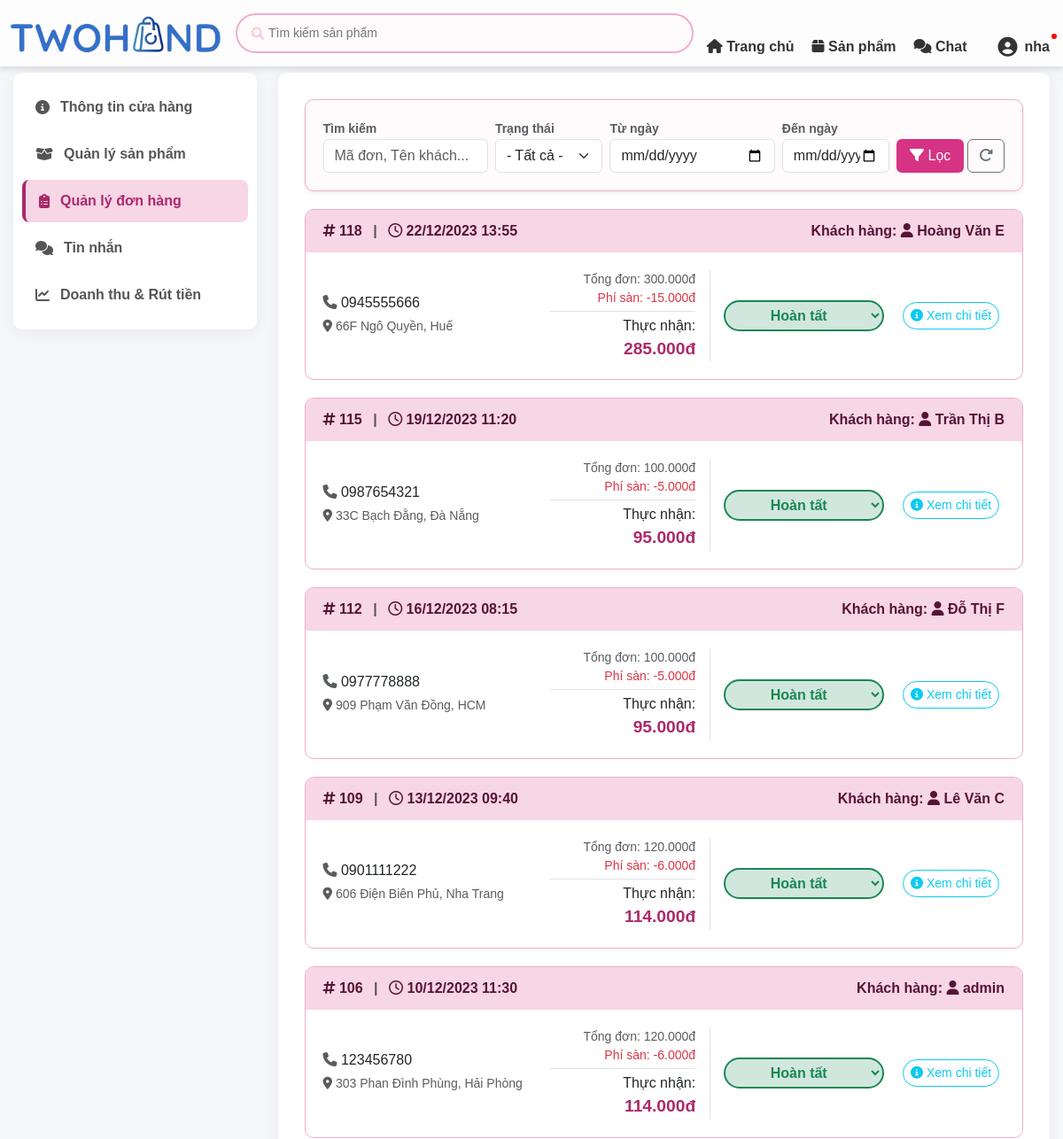
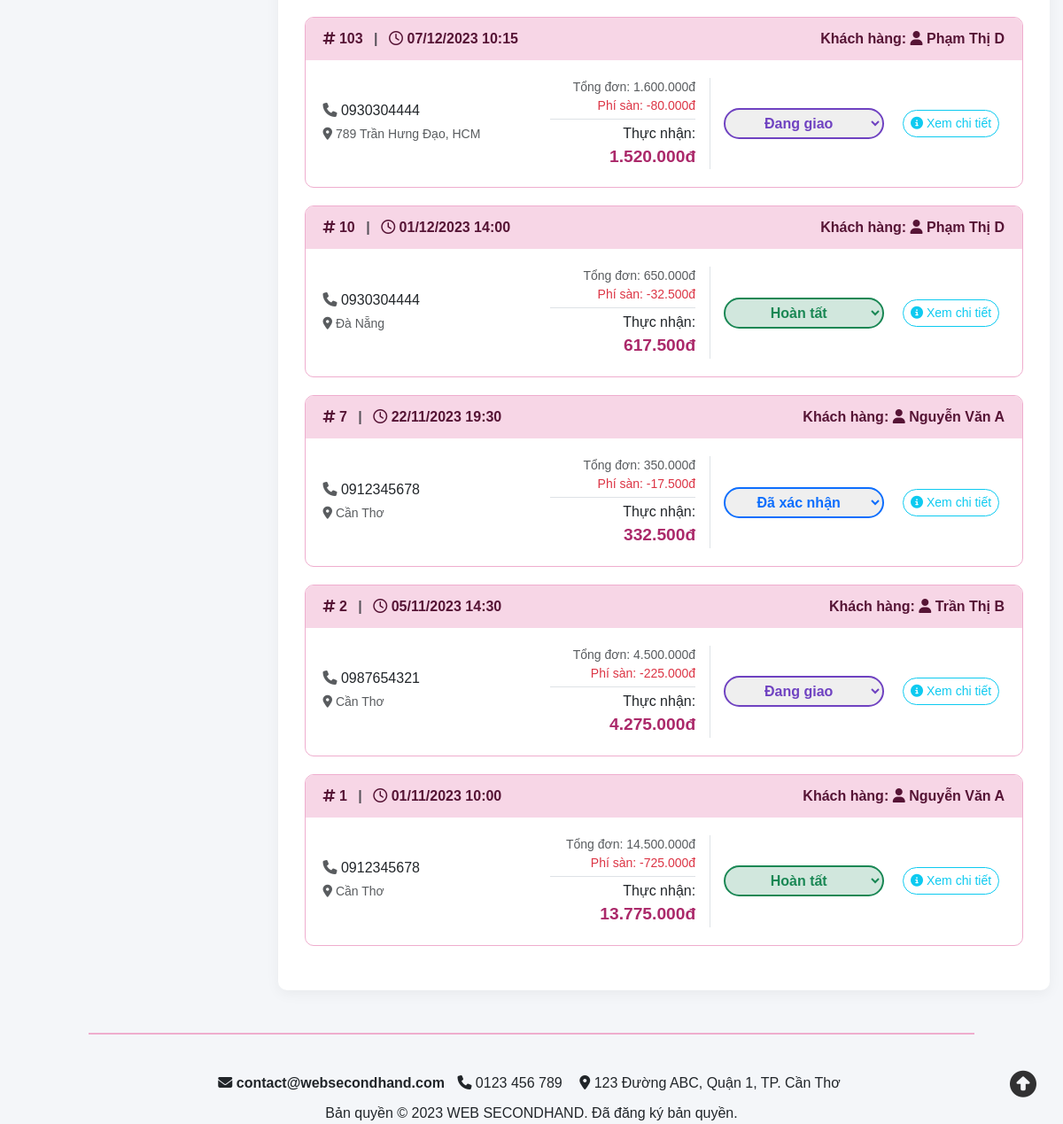
The app's page /seller/controllers/sellerDonHangController.php (signed in) with its own data (2 pictures, top to bottom).
### tables this page shows
CREATE TABLE DonHang ( 
    MaDH INT(10) PRIMARY KEY AUTO_INCREMENT,
    IdTaiKhoan INT(10), 
    IdNguoiBan INT(10) NOT NULL, 
    NgayDat DATETIME DEFAULT CURRENT_TIMESTAMP,
    DiaChiGiao VARCHAR(255),
    TongTien DECIMAL(10) UNSIGNED,
    TrangThai ENUM('Chờ xử lý', 'Đã xác nhận', 'Đang giao', 'Hoàn tất', 'Đã hủy') DEFAULT 'Chờ xử lý',
    TrangThaiThanhToan ENUM('ChuaThanhToan', 'DaThanhToan', 'ChoHoanTien') DEFAULT 'ChuaThanhToan', 
    GhiChu TEXT,
    NgaySua DATETIME DEFAULT CURRENT_TIMESTAMP ON UPDATE CURRENT_TIMESTAMP,
    PhiSan DECIMAL(10,2) DEFAULT 0, 
    TienNguoiBanNhan DECIMAL(10,2) DEFAULT 0, 
    FOREIGN KEY (IdTaiKhoan) REFERENCES TaiKhoan(IdTaiKhoan) ON DELETE CASCADE ON UPDATE CASCADE,
    FOREIGN KEY (IdNguoiBan) REFERENCES TaiKhoan(IdTaiKhoan)
);

CREATE TABLE TaiKhoan ( 
    IdTaiKhoan INT(10) PRIMARY KEY AUTO_INCREMENT, 
    TenTK VARCHAR(100) NOT NULL,
    Email VARCHAR(100) NOT NULL UNIQUE,
    Sdt VARCHAR(10) NOT NULL, 
    MatKhau VARCHAR(255) NOT NULL, 
    VaiTro TINYINT DEFAULT 0 CHECK (VaiTro IN (0,1)), 
    IdGoogle VARCHAR(255) DEFAULT NULL, 
    TrangThaiBanHang ENUM('ChuaKichHoat','DangHoatDong','BiKhoa') DEFAULT 'ChuaKichHoat', 
    Avatar VARCHAR(255) DEFAULT NULL,
    ThoiGianTao DATETIME NOT NULL DEFAULT CURRENT_TIMESTAMP,
    DiemViPham INT DEFAULT 0,
    ViDo DECIMAL(10, 8) NULL COMMENT 'Latitude - Vĩ độ của Người Mua',
    KinhDo DECIMAL(11, 8) NULL COMMENT 'Longitude - Kinh độ của Người Mua',
    HanKhoaTaiKhoan DATETIME DEFAULT NULL
);

### seller/controllers/sellerDonHangController.php (called while the page is built, shortened)
<?php
require_once __DIR__ . '/../../includes/ketnoi.php';
require_once __DIR__ . '/../models/sellerDonHangModel.php';
$idNguoiBan = $_SESSION['IdTaiKhoan'];
$model = new SellerDonHangModel($conn);
$keyword = $_GET['search'] ?? '';
$filter_status = $_GET['status'] ?? '';
$tuNgay = $_GET['tungay'] ?? '';
$denNgay = $_GET['denngay'] ?? '';
$limit = 10;
$page = isset($_GET['page']) ? (int)$_GET['page'] : 1;
$offset = ($page - 1) * $limit;
$total_records = $model->countDonHang($idNguoiBan, $keyword, $filter_status, $tuNgay, $denNgay);
$dsDonHang = $model->getDanhSachDonHang($idNguoiBan, $keyword, $filter_status, $tuNgay, $denNgay, $limit, $offset);
include_once __DIR__ . '/../views/sellerQuanLyDonHang.php';

### seller/models/sellerDonHangModel.php (called while the page is built, shortened)
<?php
class SellerDonHangModel
{
    private $conn;
    public function __construct($conn)
    {
        $this->conn = $conn;
    }
    public function countDonHang($idNguoiBan, $keyword, $trangThai, $tuNgay, $denNgay)
    {
        $sql = "SELECT COUNT(*) as total FROM DonHang dh JOIN TaiKhoan tk ON dh.IdTaiKhoan = tk.IdTaiKhoan WHERE dh.IdNguoiBan = ?";
        $params = [$idNguoiBan];
        $types = "i";
        $stmt = $this->conn->prepare($sql);
        if (!empty($types)) $stmt->bind_param($types, ...$params);
        $stmt->execute();
        return $stmt->get_result()->fetch_assoc()['total'];
    }
    public function getDanhSachDonHang($idNguoiBan, $keyword, $trangThai, $tuNgay, $denNgay, $limit, $offset)
    {
        $sql = "SELECT dh.*, tk.TenTK as NguoiMua, tk.Sdt
                FROM DonHang dh JOIN TaiKhoan tk ON dh.IdTaiKhoan = tk.IdTaiKhoan
                WHERE dh.IdNguoiBan = ?";
        $params = [$idNguoiBan];
        $types = "i";
        $sql .= " ORDER BY dh.NgayDat DESC LIMIT ? OFFSET ?";
        $params[] = $limit;
        $params[] = $offset;
        $types .= "ii";
        $stmt = $this->conn->prepare($sql);
        if (!empty($types)) $stmt->bind_param($types, ...$params);
        $stmt->execute();
        return $stmt->get_result()->fetch_all(MYSQLI_ASSOC);
    }
}

### seller/views/sellerQuanLyDonHang.php (the view, shortened to what this page needs)
<!DOCTYPE html>
<html lang="vi">
<head>
    <link rel="stylesheet" href="https://cdnjs.cloudflare.com/ajax/libs/font-awesome/6.4.0/css/all.min.css">
    <link href="../../assets/css/bootstrap/bootstrap.css" rel="stylesheet">
    <link href="../../assets/css/header.css" rel="stylesheet">
    <link href="../../assets/css/color.css" rel="stylesheet">
</head>
<body>
    <?php include '../../includes/header.php'; ?>
    <div class="toast-container position-fixed top-0 end-0 p-3">
    </div>
    <div class="seller-wrapper mt-4 mb-5">
        <h3 class="mb-4 text-secondary text-center"><i class="fa-solid fa-shop"></i> KÊNH NGƯỜI BÁN</h3>
        <div class="row">
            <div class="col-md-3 mb-4">
                <div class="seller-sidebar">
                    <a href="sellerThongTinController.php"><i class="fa-solid fa-circle-info"></i> Thông tin cửa hàng</a>
                    <a href="sellerSanPhamController.php"><i class="fa-solid fa-box-open"></i> Quản lý sản phẩm</a>
                    <a href="sellerDonHangController.php" class="active"><i class="fa-solid fa-clipboard-list"></i> Quản lý đơn hàng</a>
                    <a href="sellerChatController.php">
                        <i class="fa-solid fa-comments"></i> Tin nhắn
                    </a>
                    <a href="sellerDoanhThuController.php"><i class="fa-solid fa-chart-line"></i> Doanh thu & Rút tiền</a>
                </div>
            </div>
            <div class="col-md-9">
                <div class="seller-content-box">
                    <div class="filter-box shadow-sm">
                        <form method="GET" class="row gx-2 gy-2 align-items-end">
                            <div class="col-md-3">
                                <label class="fw-bold text-muted small">Tìm kiếm</label>
                                <input type="text" name="search" class="form-control" placeholder="Mã đơn, Tên khách..." value="<?= htmlspecialchars($keyword) ?>">
                            </div>
                            <div class="col-md-2">
                                <label class="fw-bold text-muted small">Trạng thái</label>
                                <select name="status" class="form-select">
                                    <option value="">- Tất cả -</option>
                                </select>
                            </div>
                            <div class="col-md-3">
                                <label class="fw-bold text-muted small">Từ ngày</label>
                                <input type="date" name="tungay" class="form-control" value="<?= $tuNgay ?>">
                            </div>
                            <div class="col-md-2">
                                <label class="fw-bold text-muted small">Đến ngày</label>
                                <input type="date" name="denngay" class="form-control" value="<?= $denNgay ?>">
                            </div>
                            <div class="col-md-2 d-flex gap-1">
                                <button type="submit" class="btn text-white w-100" style="background: var(--bs-pink-500);"><i class="fa-solid fa-filter"></i> Lọc</button>
                                <a href="sellerDonHangController.php" class="btn btn-outline-secondary"><i class="fa-solid fa-rotate-right"></i></a>
                            </div>
                        </form>
                    </div>
                    <div class="order-list">
                        <?php if (empty($dsDonHang)): ?>
                            <div class="text-center py-5">
                                <i class="fa-regular fa-folder-open fa-3x text-muted mb-3"></i>
                                <p class="text-muted">Không tìm thấy đơn hàng nào phù hợp.</p>
                            </div>
                        <?php else: ?>
                            <?php foreach ($dsDonHang as $dh): ?>
                                <div class="order-card">
                                    <div class="order-header">
                                        <div><i class="fa-solid fa-hashtag"></i> <strong><?= $dh['MaDH'] ?></strong> <span class="mx-2 text-muted">|</span> <i class="fa-regular fa-clock"></i> <?= date('d/m/Y H:i', strtotime($dh['NgayDat'])) ?></div>
                                        <div>Khách hàng: <strong><i class="fa-solid fa-user"></i> <?= htmlspecialchars($dh['NguoiMua']) ?></strong></div>
                                    </div>
                                    <div class="order-body">
                                        <div>
                                            <p class="mb-1"><i class="fa-solid fa-phone text-muted"></i> <?= htmlspecialchars($dh['Sdt']) ?></p>
                                            <p class="mb-1 small text-muted"><i class="fa-solid fa-location-dot"></i> <?= htmlspecialchars($dh['DiaChiGiao']) ?></p>
                                        </div>
                                        <div class="price-info text-end border-end pe-3">
                                            <div class="small text-muted">Tổng đơn: <?= number_format($dh['TongTien'], 0, ',', '.') ?>đ</div>
                                            <div class="small text-danger mb-1 border-bottom pb-1">Phí sàn: -<?= number_format($dh['PhiSan'], 0, ',', '.') ?>đ</div>
                                            <div>Thực nhận: <br><strong><?= number_format($dh['TienNguoiBanNhan'], 0, ',', '.') ?>đ</strong></div>
                                        </div>
                                        <div>
                                            <form method="POST" action="sellerDonHangController.php">
                                                <?php
                                                $tt = $dh['TrangThai'];
                                                $classStatus = 'st-cho-xu-ly';
                                                if ($tt == 'Đã xác nhận') $classStatus = 'st-da-xac-nhan';
                                                if ($tt == 'Đang giao') $classStatus = 'st-dang-giao';
                                                if ($tt == 'Hoàn tất') $classStatus = 'st-hoan-tat';
                                                $disabled = in_array($tt, ['Đang giao', 'Hoàn tất', 'Đã hủy']) ? 'disabled' : '';
                                                ?>
                                                <select name="trangThai" class="status-select <?= $classStatus ?>" onchange="if(confirm('Xác nhận đổi trạng thái đơn hàng?')) this.form.submit(); else this.value='<?= $tt ?>';" <?= $disabled ?>>
                                                    <option value="<?= $tt ?>" selected hidden><?= $tt ?></option>
                                                </select>
                                            </form>
                                        </div>
                                        <div class="text-center">
                                            <a href="sellerChiTietDonHangController.php?id=<?= $dh['MaDH'] ?>" class="btn btn-outline-info btn-sm rounded-pill">
                                                <i class="fa-solid fa-circle-info"></i> Xem chi tiết
                                            </a>
                                        </div>
                                    </div>
                                </div>
                            <?php endforeach; ?>
                        <?php endif; ?>
                    </div>
                </div>
            </div>
        </div>
    </div>
    <?php include '../../includes/footer.php'; ?>
</body>
</html>

### records on screen
donhang: MaDH "118", NgayDat "22/12/2023 13:55", IdTaiKhoan.TenTK "Hoàng Văn E", IdTaiKhoan.Sdt "0945555666", DiaChiGiao "66F Ngô Quyền, Huế", TongTien "300.000", PhiSan "15.000", TienNguoiBanNhan "285.000", trangThai "Hoàn tất"
donhang: MaDH "115", NgayDat "19/12/2023 11:20", IdTaiKhoan.TenTK "Trần Thị B", IdTaiKhoan.Sdt "0987654321", DiaChiGiao "33C Bạch Đằng, Đà Nẵng", TongTien "100.000", PhiSan "5.000", TienNguoiBanNhan "95.000", trangThai "Hoàn tất"
donhang: MaDH "112", NgayDat "16/12/2023 08:15", IdTaiKhoan.TenTK "Đỗ Thị F", IdTaiKhoan.Sdt "0977778888", DiaChiGiao "909 Phạm Văn Đồng, HCM", TongTien "100.000", PhiSan "5.000", TienNguoiBanNhan "95.000", trangThai "Hoàn tất"
donhang: MaDH "109", NgayDat "13/12/2023 09:40", IdTaiKhoan.TenTK "Lê Văn C", IdTaiKhoan.Sdt "0901111222", DiaChiGiao "606 Điện Biên Phủ, Nha Trang", TongTien "120.000", PhiSan "6.000", TienNguoiBanNhan "114.000", trangThai "Hoàn tất"
donhang: MaDH "106", NgayDat "10/12/2023 11:30", IdTaiKhoan.TenTK "admin", IdTaiKhoan.Sdt "123456780", DiaChiGiao "303 Phan Đình Phùng, Hải Phòng", TongTien "120.000", PhiSan "6.000", TienNguoiBanNhan "114.000", trangThai "Hoàn tất"
donhang: MaDH "103", NgayDat "07/12/2023 10:15", IdTaiKhoan.TenTK "Phạm Thị D", IdTaiKhoan.Sdt "0930304444", DiaChiGiao "789 Trần Hưng Đạo, HCM", TongTien "1.600.000", PhiSan "80.000", TienNguoiBanNhan "1.520.000", trangThai "Đang giao"
donhang: MaDH "10", NgayDat "01/12/2023 14:00", IdTaiKhoan.TenTK "Phạm Thị D", IdTaiKhoan.Sdt "0930304444", DiaChiGiao "Đà Nẵng", TongTien "650.000", PhiSan "32.500", TienNguoiBanNhan "617.500", trangThai "Hoàn tất"
donhang: MaDH "7", NgayDat "22/11/2023 19:30", IdTaiKhoan.TenTK "Nguyễn Văn A", IdTaiKhoan.Sdt "0912345678", DiaChiGiao "Cần Thơ", TongTien "350.000", PhiSan "17.500", TienNguoiBanNhan "332.500", trangThai "Đã xác nhận"
donhang: MaDH "2", NgayDat "05/11/2023 14:30", IdTaiKhoan.TenTK "Trần Thị B", IdTaiKhoan.Sdt "0987654321", DiaChiGiao "Cần Thơ", TongTien "4.500.000", PhiSan "225.000", TienNguoiBanNhan "4.275.000", trangThai "Đang giao"
donhang: MaDH "1", NgayDat "01/11/2023 10:00", IdTaiKhoan.TenTK "Nguyễn Văn A", IdTaiKhoan.Sdt "0912345678", DiaChiGiao "Cần Thơ", TongTien "14.500.000", PhiSan "725.000", TienNguoiBanNhan "13.775.000", trangThai "Hoàn tất"

### other values on screen
$_SESSION['TenTK'] "nha"
